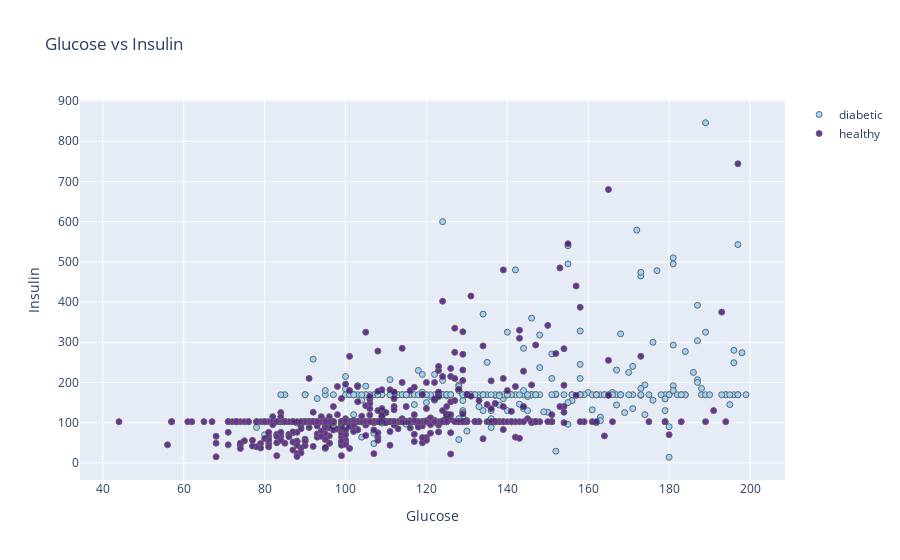

Notebook source saved alongside this figure:
### Code cell
plot_feat1_feat2('Glucose', 'Insulin')

### Figure 1 — Plotly figure (JSON) as saved in the notebook; plotly's stock layout.template omitted (floating-point values rounded to 4 significant figures; data arrays with more than 128 entries replaced by an {"elided": "..."} marker saying what was removed)
{"data": [{"marker": {"color": "lightskyblue", "line": {"width": 1}}, "mode": "markers", "name": "diabetic", "opacity": 0.8, "type": "scatter", "x": {"elided": "268 int values"}, "y": {"elided": "268 float values"}}, {"marker": {"color": "indigo", "line": {"width": 1}}, "mode": "markers", "name": "healthy", "opacity": 0.8, "type": "scatter", "x": {"elided": "500 int values"}, "y": {"elided": "500 float values"}}], "layout": {"title": {"text": "Glucose vs Insulin"}, "xaxis": {"title": {"text": "Glucose"}, "zeroline": false}, "yaxis": {"title": {"text": "Insulin"}, "zeroline": false}}}
